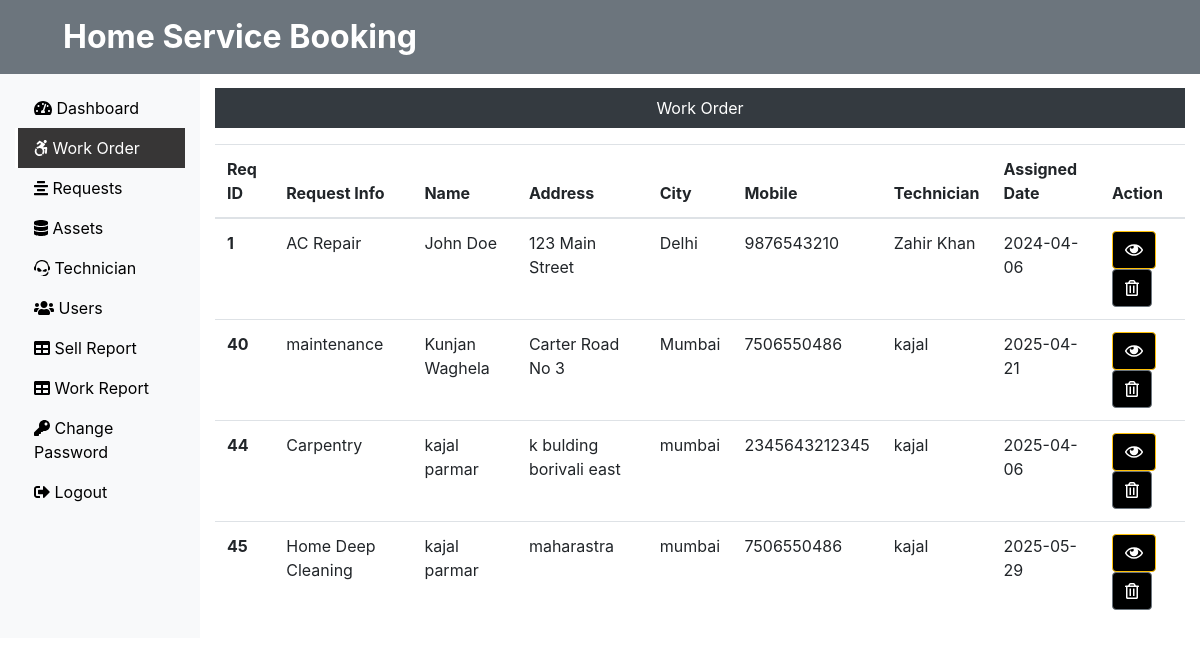
Screenshot of /Admin/work.php (signed in) with the database file from the repository.
### tables this page shows
CREATE TABLE `assign_work` (
  `req_id` int(11) NOT NULL,
  `req_info` varchar(255) DEFAULT NULL,
  `req_desc` text DEFAULT NULL,
  `req_name` varchar(100) DEFAULT NULL,
  `req_add1` varchar(255) DEFAULT NULL,
  `req_add2` varchar(255) DEFAULT NULL,
  `req_city` varchar(100) DEFAULT NULL,
  `req_state` varchar(100) DEFAULT NULL,
  `req_zip` varchar(20) DEFAULT NULL,
  `req_email` varchar(100) DEFAULT NULL,
  `req_mobile` varchar(15) DEFAULT NULL,
  `assign_date` date DEFAULT NULL,
  `assign_tech` varchar(100) NOT NULL
);

### Admin/work.php (the view, shortened to what this page needs)
<?php
include('includes/header.php');
include('../dbConnection.php');
?>
<div class="col-sm-9 col-md-10 mt-5">
<p class=" bg-dark text-white p-2 text-center">Work Order</p>
  <?php
 $sql = "SELECT * FROM assign_work";
 $result = $conn->query($sql);
 if($result->num_rows > 0){
  echo '<table class="table">
  <thead>
    <tr>
      <th scope="col">Req ID</th>
      <th scope="col">Request Info</th>
      <th scope="col">Name</th>
      <th scope="col">Address</th>
      <th scope="col">City</th>
      <th scope="col">Mobile</th>
      <th scope="col">Technician</th>
      <th scope="col">Assigned Date</th>
      <th scope="col">Action</th>
    </tr>
  </thead>
  <tbody>';
  while($row = $result->fetch_assoc()){
    echo '<tr>
    <th scope="row">'.$row["req_id"].'</th>
    <td>'.$row["req_info"].'</td>
    <td>'.$row["req_name"].'</td>
    <td>'.$row["req_add2"].'</td>
    <td>'.$row["req_city"].'</td>
    <td>'.$row["req_mobile"].'</td>
    <td>'.$row["assign_tech"].'</td>
    <td>'.$row["assign_date"].'</td>
    <td><form action="viewassignwork.php" method="POST" class="d-inline"> <input type="hidden" name="id" value='. $row["req_id"] .'><button type="submit" class="btn btn-warning" name="view" value="View"><i class="far fa-eye"></i></button></form>
    <form action="" method="POST" class="d-inline"><input type="hidden" name="id" value='. $row["req_id"] .'><button type="submit" class="btn btn-secondary" name="delete" value="Delete"><i class="far fa-trash-alt"></i></button></form>
    </td>
    </tr>';
   }
   echo '</tbody> </table>';
  } else {
    echo "0 Result";
  }
  ?>
</div>
</div>
</div>
<?php
include('includes/footer.php');
?>

### css/custom.css (style rules this page uses)
.btn { background-color: rgb(0, 0, 0); color: rgb(255, 255, 255); }

### rows the page displays
assign_work: req_id "1", req_info "AC Repair", req_name "John Doe", req_add2 "123 Main Street", req_city "Delhi", req_mobile "9876543210", assign_tech "Zahir Khan", assign_date "2024-04-06"
assign_work: req_id "40", req_info "maintenance", req_name "Kunjan Waghela", req_add2 "Carter Road No 3", req_city "Mumbai", req_mobile "7506550486", assign_tech "kajal", assign_date "2025-04-21"
assign_work: req_id "44", req_info "Carpentry", req_name "kajal parmar", req_add2 "k bulding borivali east", req_city "mumbai", req_mobile "2345643212345", assign_tech "kajal", assign_date "2025-04-06"
assign_work: req_id "45", req_info "Home Deep Cleaning", req_name "kajal parmar", req_add2 "maharastra", req_city "mumbai", req_mobile "7506550486", assign_tech "kajal", assign_date "2025-05-29"
